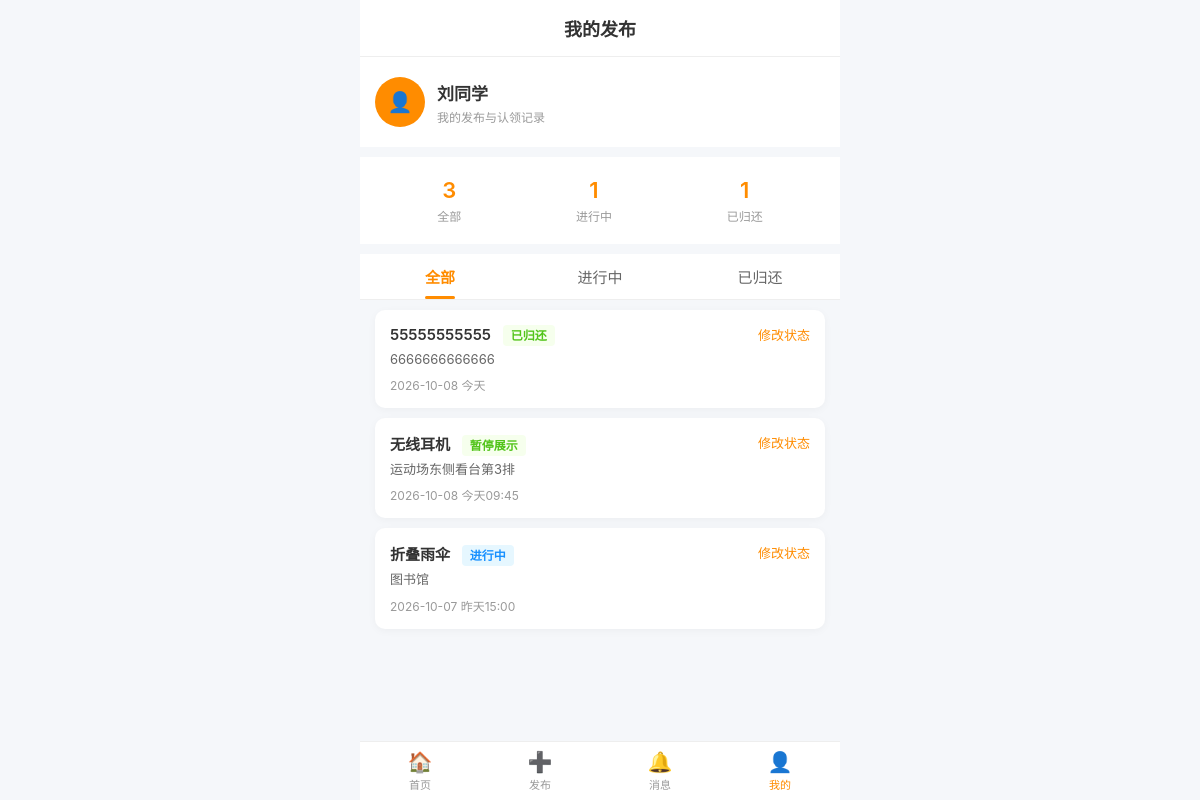
Page /my/posts on the committed database.
### tables this page shows
CREATE TABLE items (
            id INTEGER PRIMARY KEY AUTOINCREMENT,
            title TEXT NOT NULL,
            item_type TEXT NOT NULL,
            category TEXT NOT NULL,
            location TEXT NOT NULL,
            time TEXT NOT NULL,
            description TEXT,
            status TEXT DEFAULT '进行中',
            user_id INTEGER NOT NULL,
            publish_time TEXT NOT NULL,
            view_count INTEGER DEFAULT 0,
            phone TEXT,
            wechat TEXT,
            qq TEXT
        );

### app.py (the view)
@app.route('/my/posts')
def my_posts():
    filter_status = request.args.get('status', '全部')
    db = get_db()
    query = "SELECT * FROM items WHERE user_id = ?"
    params = [CURRENT_USER["id"]]
    if filter_status == '进行中':
        query += " AND status = '进行中'"
    elif filter_status == '已归还':
        query += " AND status = '已归还'"
    query += " ORDER BY publish_time DESC"
    items = db.execute(query, params).fetchall()
    total = db.execute("SELECT COUNT(*) FROM items WHERE user_id = ?", (CURRENT_USER["id"],)).fetchone()[0]
    returned = db.execute("SELECT COUNT(*) FROM items WHERE user_id = ? AND status = '已归还'", (CURRENT_USER["id"],)).fetchone()[0]
    ongoing = db.execute("SELECT COUNT(*) FROM items WHERE user_id = ? AND status = '进行中'", (CURRENT_USER["id"],)).fetchone()[0]
    return render_template('my_posts.html',
                         items=items,
                         current_status=filter_status,
                         total=total,
                         returned=returned,
                         ongoing=ongoing,
                         user=CURRENT_USER)

### app.py (called while the page is built)
def get_db():
    db = getattr(g, '_database', None)
    if db is None:
        db = g._database = sqlite3.connect(DATABASE)
        db.row_factory = sqlite3.Row
    return db

@app.teardown_appcontext
def close_connection(exception):
    db = getattr(g, '_database', None)
    if db is not None:
        db.close()

### templates/my_posts.html
{% extends 'base.html' %}
{% block title %}我的发布{% endblock %}
{% block content %}
<div class="user-info">
    <div class="user-avatar">👤</div>
    <div>
        <div class="user-name">{{ user.username }}</div>
        <div style="font-size: 12px; color: #999; margin-top: 3px;">我的发布与认领记录</div>
    </div>
</div>
<div class="stats-bar">
    <div class="stat-item">
        <div class="num">{{ total }}</div>
        <div class="label">全部</div>
    </div>
    <div class="stat-item">
        <div class="num">{{ ongoing }}</div>
        <div class="label">进行中</div>
    </div>
    <div class="stat-item">
        <div class="num">{{ returned }}</div>
        <div class="label">已归还</div>
    </div>
</div>
<div class="tab-bar">
    <a href="{{ url_for('my_posts', status='全部') }}" class="tab-item {% if current_status == '全部' %}active{% endif %}">全部</a>
    <a href="{{ url_for('my_posts', status='进行中') }}" class="tab-item {% if current_status == '进行中' %}active{% endif %}">进行中</a>
    <a href="{{ url_for('my_posts', status='已归还') }}" class="tab-item {% if current_status == '已归还' %}active{% endif %}">已归还</a>
</div>
<div class="item-list" style="margin-top: 10px;">
    {% for item in items %}
    <div class="item-card">
        <div class="item-info">
            <div class="item-title">
                {{ item.title }}
                <span class="item-type-tag {% if item.status == '进行中' %}tag-found{% else %}tag-done{% endif %}">
                    {{ item.status }}
                </span>
            </div>
            <div class="item-desc">{{ item.location }}</div>
            <div class="item-meta">{{ item.publish_time.split(' ')[0] }} {{ item.time }}</div>
        </div>
        <a href="{{ url_for('edit_status', item_id=item.id) }}" style="color: #ff8c00; font-size: 13px; text-decoration: none;">修改状态</a>
    </div>
    {% else %}
    <p style="text-align: center; color: #999; padding: 30px 0;">暂无发布内容</p>
    {% endfor %}
</div>
{% endblock %}

### static/css/style.css (style rules this page uses)
* { margin: 0; padding: 0; box-sizing: border-box; font-family: -apple-system, BlinkMacSystemFont, "Segoe UI", Roboto, sans-serif; }
body { background: #f5f7fa; color: #333; max-width: 480px; margin: 0 auto; min-height: 100vh; padding-bottom: 60px; }
.tab-bar { display: flex; background: #fff; border-bottom: 1px solid #eee; }
.tab-item { flex: 1; text-align: center; padding: 12px 0; font-size: 15px; color: #666; text-decoration: none; position: relative; }
.tab-item.active { color: #ff8c00; font-weight: 600; }
.tab-item.active::after { content: ""; position: absolute; bottom: 0; left: 50%; transform: translateX(-50%); width: 30px; height: 3px; background: #ff8c00; border-radius: 2px; }
.item-list { padding: 0 15px; }
.item-card { background: #fff; border-radius: 10px; padding: 15px; margin-bottom: 10px; display: flex; justify-content: space-between; align-items: flex-start; box-shadow: 0 2px 8px rgba(0,0,0,0.04); text-decoration: none; color: #333; }
.item-info { flex: 1; }
.item-title { font-size: 15px; font-weight: 600; margin-bottom: 6px; }
.item-desc { font-size: 13px; color: #666; margin-bottom: 8px; line-height: 1.4; }
.item-meta { font-size: 12px; color: #999; }
.item-type-tag { padding: 3px 8px; border-radius: 4px; font-size: 12px; margin-left: 8px; }
.tag-found { background: #e6f7ff; color: #1890ff; }
.tag-done { background: #f6ffed; color: #52c41a; }
.stats-bar { background: #fff; padding: 20px; display: flex; justify-content: space-around; text-align: center; margin-bottom: 10px; }
.stat-item .num { font-size: 22px; font-weight: 600; color: #ff8c00; margin-bottom: 4px; }
.stat-item .label { font-size: 12px; color: #999; }
.user-info { background: #fff; padding: 20px 15px; display: flex; align-items: center; margin-bottom: 10px; }
.user-avatar { width: 50px; height: 50px; border-radius: 50%; background: #ff8c00; color: #fff; display: flex; align-items: center; justify-content: center; font-size: 20px; margin-right: 12px; }
.user-name { font-size: 17px; font-weight: 600; }

### rows in the picture
items: title "55555555555", status "已归还", location "6666666666666", publish_time "2026-10-08", time "今天"
items: title "无线耳机", status "暂停展示", location "运动场东侧看台第3排", publish_time "2026-10-08", time "今天09:45"
items: title "折叠雨伞", status "进行中", location "图书馆", publish_time "2026-10-07", time "昨天15:00"

### other values in the picture
{{ user.username }} "刘同学"
{{ total }} "3"
{{ ongoing }} "1"
{{ returned }} "1"
